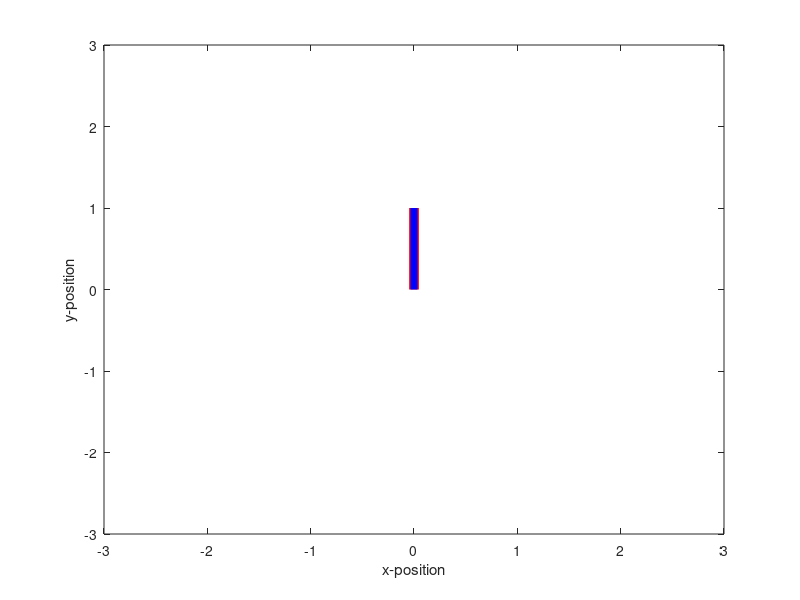

Source code (MATLAB):
function draw_arm1()
fig=figure;  ax=gca;
set (fig, 'WindowButtonMotionFcn', @(obj,event)mousemovedetected());   % This will be main function.
% It handles reading the current mouse position whenever movement is detected, and then redrawing the screen based on the detected position

L=1.2;
redline  = plot([0 0],[1 0],'r','linewidth',7); hold on;  %create the red/blue lines that will be continuously repositioned based on the mouse cursor
blueline = plot([0 0],[1 0],'b','linewidth',5);
xlim([-3 3]); ylim([-3 3]);
xlabel('x-position')
ylabel('y-position')

    function mousemovedetected()
        if overaxis(ax)
            C = get (ax, 'CurrentPoint'); 
            xy = C(1,1:2);
            phi = atan2(xy(2),xy(1));
            th1 = phi - acos((L^2-L^2+xy(2)^2+xy(1)^2)/(2*L*sqrt(xy(2)^2 + xy(1)^2)));
            th2 = pi + phi - acos((L^2+L^2-xy(2)^2-xy(1)^2)/(2*L*L));
            set(redline, 'xdata',[0 L*cos(th1)]); %reposition the red line to be 1.2 units long pointing the dir of the cursor
            set(redline, 'ydata',[0 L*sin(th1)]);
            set(blueline,'xdata',[L*cos(th1) L*cos(th1)+L*cos(th2)]); %reposition the blue line to be a vertical line from the cursor to the x-axis
            set(blueline,'ydata',[L*sin(th1) L*sin(th1)+L*sin(th2)]);
        end %end the if statement
    end %end the mousemovedetected function

    function z = overaxis(ax)   %note that this nested so it can
        % determines whether the cursor is over the specified axis ax
        C = get (ax, 'CurrentPoint'); Cx=C(1,1); Cy=C(1,2);
        z = (Cx>ax.XLim(1)) & (Cx<ax.XLim(2)) & (Cy>ax.YLim(1)) & (Cy<ax.YLim(2));
    end %end the overaxis function
end
